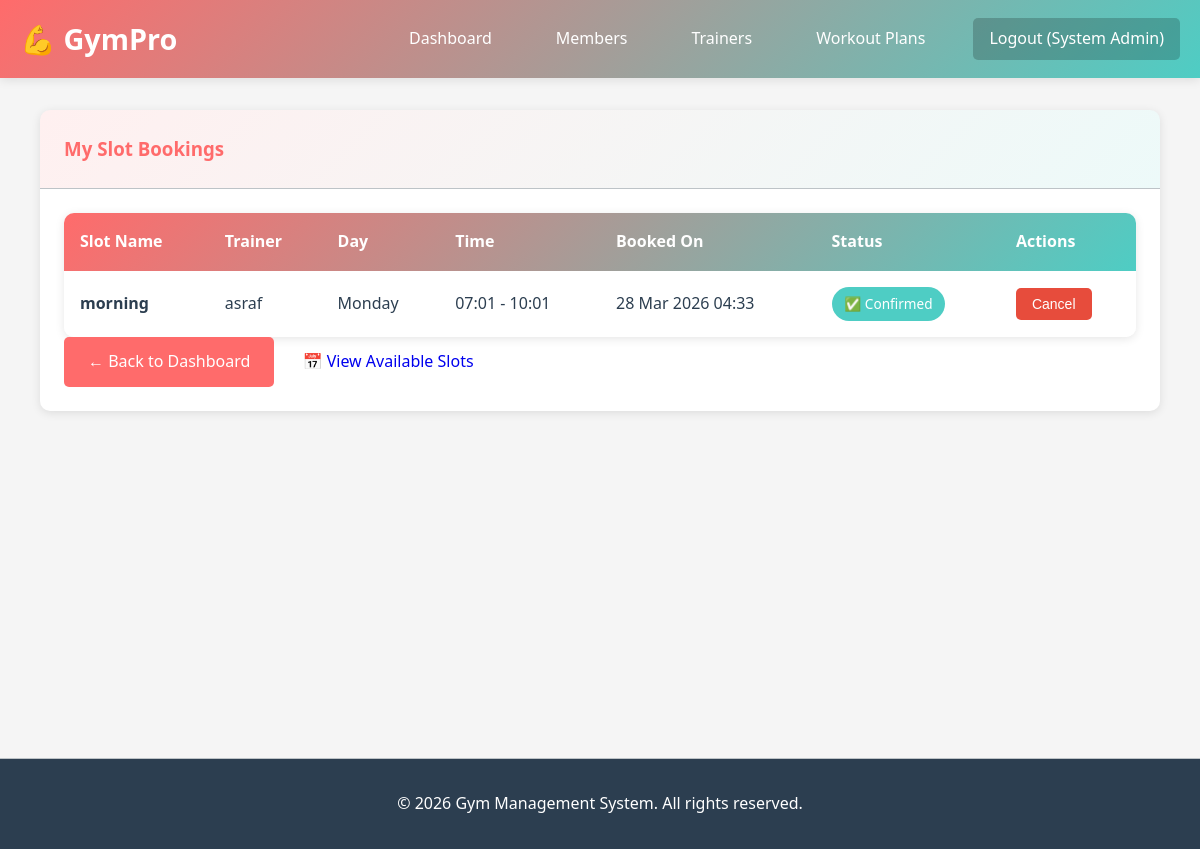
Screenshot of /bookings (signed in) with the database file from the repository.
### app.py (models this page shows)
class Booking(db.Model):
    __tablename__ = 'booking'
    booking_id = db.Column(db.Integer, primary_key=True)
    member_id = db.Column(db.Integer, db.ForeignKey('member.member_id'), nullable=False)
    slot_id = db.Column(db.Integer, db.ForeignKey('slot.slot_id'), nullable=False)
    booking_date = db.Column(db.DateTime, default=datetime.utcnow)
    status = db.Column(db.String(20), default='Confirmed')  # Confirmed, Cancelled
    created_at = db.Column(db.DateTime, default=datetime.utcnow)
    member = db.relationship('Member', backref='bookings')

class Slot(db.Model):
    __tablename__ = 'slot'
    slot_id = db.Column(db.Integer, primary_key=True)
    slot_name = db.Column(db.String(100), nullable=False)
    trainer_id = db.Column(db.Integer, db.ForeignKey('trainer.trainer_id'), nullable=False)
    day_of_week = db.Column(db.String(20), nullable=False)  # Monday, Tuesday, etc.
    start_time = db.Column(db.String(10), nullable=False)  # HH:MM format
    end_time = db.Column(db.String(10), nullable=False)
    capacity = db.Column(db.Integer, default=20)
    description = db.Column(db.String(300))
    created_at = db.Column(db.DateTime, default=datetime.utcnow)
    trainer = db.relationship('Trainer', backref='slots')
    bookings = db.relationship('Booking', backref='slot', lazy=True, cascade='all, delete-orphan')

class Trainer(db.Model):
    __tablename__ = 'trainer'
    trainer_id = db.Column(db.Integer, primary_key=True)
    name = db.Column(db.String(100), nullable=False)
    specialization = db.Column(db.String(100), nullable=False)
    contact_no = db.Column(db.String(15), nullable=False)
    shift_time = db.Column(db.String(50), nullable=False)
    email = db.Column(db.String(100), unique=True)
    created_at = db.Column(db.DateTime, default=datetime.utcnow)
    members = db.relationship('Member', backref='trainer', lazy=True)

### app.py (the view)
@app.route('/bookings')
def bookings_list():
    if 'admin_id' not in session and 'member_id' not in session:
        return redirect(url_for('login'))
    if 'member_id' in session:
        bookings = Booking.query.filter_by(member_id=session.get('member_id')).all()
    else:
        bookings = Booking.query.all()
    return render_template('bookings_list.html', bookings=bookings)

### templates/bookings_list.html (shortened to what this page needs)
{% extends "base.html" %}
{% block content %}
<div class="container mt-5 mb-5">
    <div class="row">
        <div class="col-md-12">
            <div class="card">
                <div class="card-header bg-primary text-white">
                    <h3 class="mb-0">My Slot Bookings</h3>
                </div>
                <div class="card-body">
                    {% if bookings %}
                        <div class="table-responsive">
                            <table class="table table-hover table-striped">
                                <thead class="table-light">
                                    <tr>
                                        <th>Slot Name</th>
                                        <th>Trainer</th>
                                        <th>Day</th>
                                        <th>Time</th>
                                        <th>Booked On</th>
                                        <th>Status</th>
                                        <th>Actions</th>
                                    </tr>
                                </thead>
                                <tbody>
                                    {% for booking in bookings %}
                                        <tr>
                                            <td><strong>{{ booking.slot.slot_name }}</strong></td>
                                            <td>{{ booking.slot.trainer.name }}</td>
                                            <td>{{ booking.slot.day_of_week }}</td>
                                            <td>{{ booking.slot.start_time }} - {{ booking.slot.end_time }}</td>
                                            <td>{{ booking.booking_date.strftime('%d %b %Y %H:%M') }}</td>
                                            <td>
                                                {% if booking.status == 'Confirmed' %}
                                                    <span class="badge bg-success">✅ Confirmed</span>
                                                {% elif booking.status == 'Cancelled' %}
                                                    <span class="badge bg-danger">❌ Cancelled</span>
                                                {% else %}
                                                    <span class="badge bg-warning">{{ booking.status }}</span>
                                                {% endif %}
                                            </td>
                                            <td>
                                                {% if booking.status == 'Confirmed' %}
                                                    <form action="{{ url_for('cancel_booking', booking_id=booking.booking_id) }}" method="POST" style="display: inline;">
                                                        <button type="submit" class="btn btn-sm btn-danger" onclick="return confirm('Cancel this booking?');">Cancel</button>
                                                    </form>
                                                {% else %}
                                                    <span class="badge bg-secondary">-</span>
                                                {% endif %}
                                            </td>
                                        </tr>
                                    {% endfor %}
                                </tbody>
                            </table>
                        </div>
                    {% else %}
                        <div class="alert alert-info text-center py-5">
                            <h5>No bookings yet</h5>
                            <p>Browse available slots and make your first booking!</p>
                            <a href="{{ url_for('slots_list') }}" class="btn btn-primary mt-3">View Available Slots</a>
                        </div>
                    {% endif %}
                    <div class="mt-4">
                        <a href="{{ url_for('member_dashboard') }}" class="btn btn-primary">← Back to Dashboard</a>
                        <a href="{{ url_for('slots_list') }}" class="btn btn-success">📅 View Available Slots</a>
                    </div>
                </div>
            </div>
        </div>
    </div>
</div>
{% endblock %}

### static/css/style.css (style rules this page uses)
* { margin: 0; padding: 0; box-sizing: border-box; }
:root { --primary-color: #FF6B6B; --secondary-color: #4ECDC4; --dark-color: #2C3E50; --light-color: #ECF0F1; --success-color: #27AE60; --warning-color: #F39C12; --danger-color: #E74C3C; --info-color: #3498DB; --text-color: #2C3E50; --border-color: #BDC3C7; --shadow: 0 2px 10px rgba(0,0,0,0.1); --transition: all 0.3s ease; }
html, body { font-family: 'Segoe UI', Tahoma, Geneva, Verdana, sans-serif; background-color: #f5f5f5; color: var(--text-color); line-height: 1.6; }
.container { max-width: 1200px; margin: 2rem auto; padding: 0 20px; min-height: calc(100vh - 200px); }
.btn { display: inline-block; padding: 0.75rem 1.5rem; font-size: 1rem; border: none; border-radius: 5px; cursor: pointer; text-decoration: none; transition: var(--transition); font-weight: 500; text-align: center; white-space: nowrap; }
.btn-primary { background-color: var(--primary-color); color: white; }
.btn-danger { background-color: var(--danger-color); color: white; }
.btn-sm { padding: 0.5rem 1rem; font-size: 0.875rem; }
.table-responsive { overflow-x: auto; background: white; border-radius: 10px; box-shadow: var(--shadow); }
.table { width: 100%; border-collapse: collapse; background: white; }
.table thead { background: linear-gradient(135deg, var(--primary-color), var(--secondary-color)); color: white; }
.table thead th { padding: 1rem; text-align: left; font-weight: 600; }
.table tbody td { padding: 1rem; border-bottom: 1px solid var(--border-color); }
.table tbody tr:last-child td { border-bottom: none; }
.card { background: white; border-radius: 10px; box-shadow: var(--shadow); overflow: hidden; transition: var(--transition); }
.card-header { padding: 1.5rem; border-bottom: 1px solid var(--border-color); background: linear-gradient(135deg, rgba(255,107,107,0.1), rgba(78,205,196,0.1)); }
.card-header h3 { color: var(--primary-color); margin: 0; }
.card-body { padding: 1.5rem; }
.badge { display: inline-block; padding: 0.4rem 0.8rem; background-color: var(--secondary-color); color: white; border-radius: 20px; font-size: 0.85rem; font-weight: 500; }

### rows the page displays
Booking: slot.slot_name "morning", slot.trainer.name "asraf", slot.day_of_week "Monday", slot.start_time "07:01", slot.end_time "10:01", booking_date "28 Mar 2026 04:33", status "✅ Confirmed"

### other values shown
{{ session.get('admin_name') }} "System Admin"
